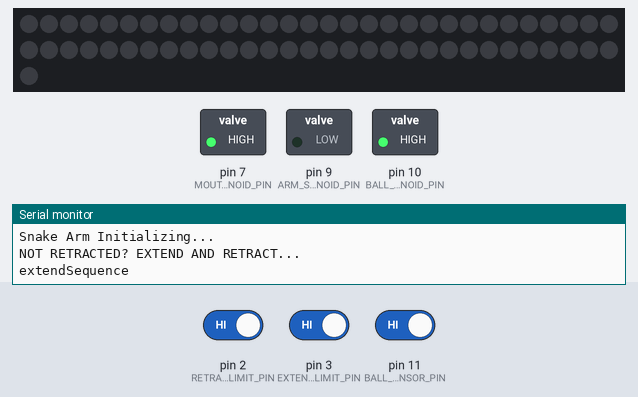
A sketch run on a simulated Arduino Nano, built with avr-gcc and run on an emulated ATmega328P. Parts: 61 RGB LEDs in strip order, left to right, continuing on the next row, switched loads named in the sketch (green lamp = pin HIGH), the last lines printed to the serial monitor. The inputs (shaded band) are chosen by the test bench; at power-on: pin 3 (EXTEND_LIMIT_PIN) HIGH, pin 2 (RETRACT_LIMIT_PIN) HIGH, pin 11 (BALL_SENSOR_PIN) HIGH.

Above: at 0.8 s.
0.9 s: pin 3 (EXTEND_LIMIT_PIN) driven LOW
At 2.4 s:
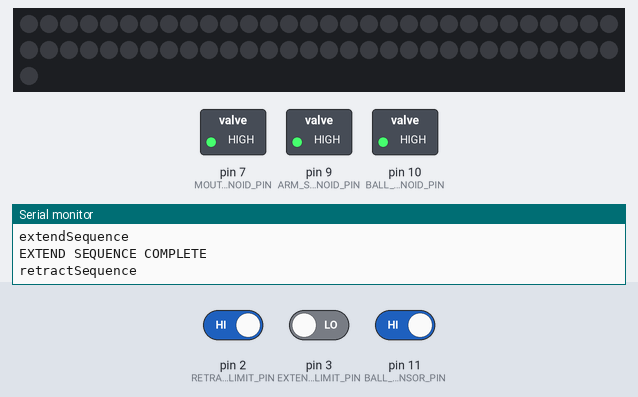
2.9 s: pin 2 (RETRACT_LIMIT_PIN) driven LOW
At 4.1 s:
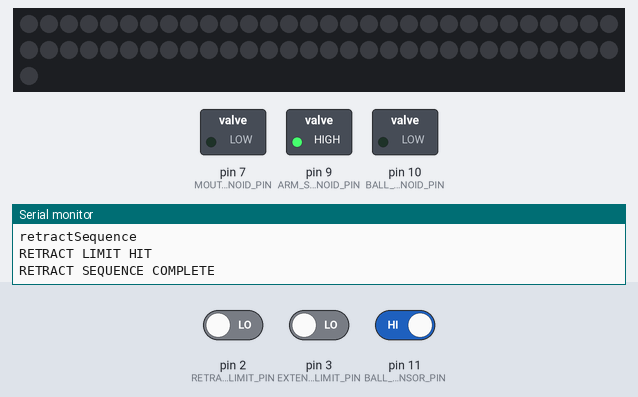
4.4 s: pin 11 (BALL_SENSOR_PIN) driven LOW
At 4.8 s:
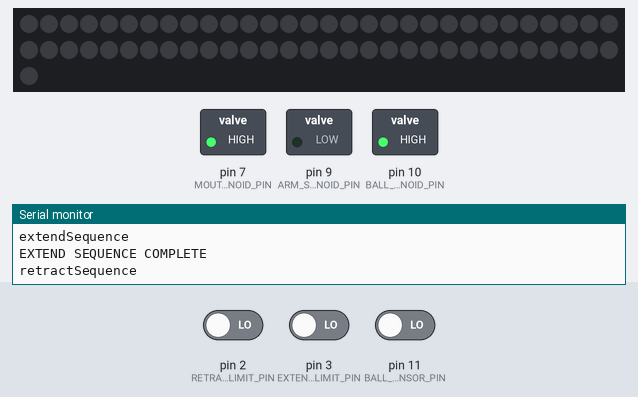
Timing chart, 0 to 7.4 s (numbered marks = the images above; inputs shaded):
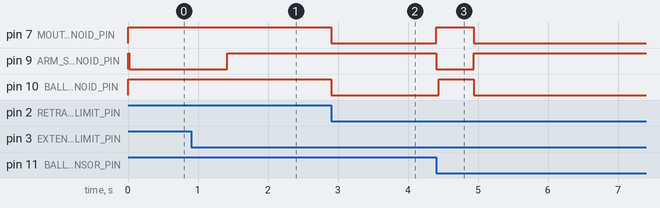

The sketch:

SnakeArm.ino
```cpp
// Snake Arm is built for an Arduino Nano
// If DEBUG is defined, Serial.println() is used to debug the program
//
// LED is an array of 61 WS2812B LEDs
// And effect is based on PRIDE2015 by Mark Kriegsman
// https://github.com/FastLED/FastLED
#define DEBUG

#include <Bounce2.h>
#include <FastLED.h>

#if FASTLED_VERSION < 3001000
#error "Requires FastLED 3.1 or later; check github for latest code."
#endif


// Pin Definitions
const int RETRACT_LIMIT_PIN = 2;     // Limit switch for retracted position
const int EXTEND_LIMIT_PIN = 3;      // Limit switch for extended position
const int BALL_SENSOR_PIN = 11;       // Ball detection sensor

const int MOUTH_SOLENOID_PIN = 7;     // Solenoid controlling mouth
const int ARM_SOLENOID_PIN = 9;       // Solenoid controlling arm movement
const int BALL_FLAP_SOLENOID_PIN = 10; // Solenoid controlling ball flap
#define DATA_PIN 6                     // LED data pin

// FastLED definitions
#define LED_TYPE    WS2812B
#define COLOR_ORDER GRB
#define NUM_LEDS    61
#define BRIGHTNESS  255

CRGB leds[NUM_LEDS];

// Create button instances for each input
Bounce2::Button retractLimit = Bounce2::Button();
Bounce2::Button extendLimit = Bounce2::Button();
Bounce2::Button ballSensor = Bounce2::Button();

// Timing constants (in milliseconds)
const unsigned long BALL_FLAP_DELAY = 500;  // Time for ball flap movement
const unsigned long MOUTH_DELAY = 500;      // Time for mouth movement
const unsigned long DEBOUNCE_INTERVAL = 5;  // Debounce interval in ms

void log(const char* message) {
  #ifdef DEBUG
    Serial.println(message);
  #endif
}

void debug_inputs() {
  while (true) {
    retractLimit.update();
    extendLimit.update();
    ballSensor.update();

    if (retractLimit.pressed()) {
      log("Retract Limit: pressed");
    }

    if (extendLimit.pressed()) {
      log("Extend Limit: pressed");
    }

    if (ballSensor.pressed()) {
      log("Ball Sensor: pressed");
    }
  }
}

void debug_outputs() {
  // Test ARM_SOLENOID
  Serial.println("Activating ARM_SOLENOID");
  digitalWrite(ARM_SOLENOID_PIN, LOW);    // Active
  delay(1000);
  digitalWrite(ARM_SOLENOID_PIN, HIGH);   // Inactive
  delay(1000);

  // Test MOUTH_SOLENOID
  Serial.println("Activating MOUTH_SOLENOID");
  digitalWrite(MOUTH_SOLENOID_PIN, LOW);  // Active
  delay(1000);
  digitalWrite(MOUTH_SOLENOID_PIN, HIGH); // Inactive
  delay(1000);

  // Test BALL_FLAP_SOLENOID
  Serial.println("Activating BALL_FLAP_SOLENOID");
  digitalWrite(BALL_FLAP_SOLENOID_PIN, LOW);  // Active
  delay(1000);
  digitalWrite(BALL_FLAP_SOLENOID_PIN, HIGH); // Inactive
  delay(1000);

  // TEST FASTLED
  log("TEST FASTLED");
  turnOnLEDs();
  // 1000 second loop
  unsigned long start_time = millis();
  while (millis() - start_time < 1000) {
    pride();
    FastLED.show();
  }
  turnOffLEDs();

  Serial.println("------- Cycle Complete -------\n");
}


// This function draws rainbows with an ever-changing,
// widely-varying set of parameters.
void pride()
{
  static uint16_t sPseudotime = 0;
  static uint16_t sLastMillis = 0;
  static uint16_t sHue16 = 0;

  uint8_t sat8 = beatsin88( 87, 220, 250);
  uint8_t brightdepth = beatsin88( 341, 96, 224);
  uint16_t brightnessthetainc16 = beatsin88( 203, (25 * 256), (40 * 256));
  uint8_t msmultiplier = beatsin88(147, 23, 60);

  uint16_t hue16 = sHue16;
  uint16_t hueinc16 = beatsin88(113, 1, 3000);

  uint16_t ms = millis();
  uint16_t deltams = ms - sLastMillis ;
  sLastMillis  = ms;
  sPseudotime += deltams * msmultiplier;
  sHue16 += deltams * beatsin88( 400, 5,9);
  uint16_t brightnesstheta16 = sPseudotime;

  for( uint16_t i = 0 ; i < NUM_LEDS; i++) {
    hue16 += hueinc16;
    uint8_t hue8 = hue16 / 256;

    brightnesstheta16  += brightnessthetainc16;
    uint16_t b16 = sin16( brightnesstheta16  ) + 32768;

    uint16_t bri16 = (uint32_t)((uint32_t)b16 * (uint32_t)b16) / 65536;
    uint8_t bri8 = (uint32_t)(((uint32_t)bri16) * brightdepth) / 65536;
    bri8 += (255 - brightdepth);

    CRGB newcolor = CHSV( hue8, sat8, bri8);

    uint16_t pixelnumber = i;
    pixelnumber = (NUM_LEDS-1) - pixelnumber;

    nblend( leds[pixelnumber], newcolor, 64);
  }
}

void turnOnLEDs() {
  FastLED.setBrightness(BRIGHTNESS);
}

void turnOffLEDs() {
  FastLED.setBrightness(0);
  FastLED.show();
}

void extendSequence() {
  log("extendSequence");

  // 1. Retract mouth
  digitalWrite(MOUTH_SOLENOID_PIN, HIGH);  // HIGH to retract

  // 2. Turn on LEDs
  turnOnLEDs();

  // 3. Extend arm
  digitalWrite(ARM_SOLENOID_PIN, LOW);     // LOW to extend

  // 4. Wait for extend to complete
  while(!extendLimit.isPressed()) {
    extendLimit.update();
    // Always run pride() when extending
    pride();
    FastLED.show();
  }

  log("EXTEND SEQUENCE COMPLETE");
}

void retractSequence() {
  log("retractSequence");

  // 5. Turn off LEDs
  turnOffLEDs();

  // 6. Retract ball flap
  digitalWrite(BALL_FLAP_SOLENOID_PIN, HIGH);  // HIGH to retract
  delay(BALL_FLAP_DELAY);

  // 7. Retract arm
  digitalWrite(ARM_SOLENOID_PIN, HIGH);        // HIGH to retract

  // 8. Wait for retract to complete
  while(!retractLimit.isPressed()) {
    retractLimit.update();
  }

  log("RETRACT LIMIT HIT");

  // 9. Extend ball flap
  digitalWrite(BALL_FLAP_SOLENOID_PIN, LOW);   // LOW to extend

  // 10. Open mouth
  digitalWrite(MOUTH_SOLENOID_PIN, LOW);       // LOW to extend/open
  if (BALL_FLAP_DELAY > MOUTH_DELAY) {
    delay(BALL_FLAP_DELAY);
  } else {
    delay(MOUTH_DELAY);
  }

  log("RETRACT SEQUENCE COMPLETE");
}

void setup() {
  #ifdef DEBUG
    Serial.begin(9600);
  #endif
  log("Snake Arm Initializing...");

  // Configure input pins with debouncing
  retractLimit.attach(RETRACT_LIMIT_PIN, INPUT_PULLUP);
  retractLimit.interval(DEBOUNCE_INTERVAL);
  retractLimit.setPressedState(LOW);  // Switch closes to ground

  extendLimit.attach(EXTEND_LIMIT_PIN, INPUT_PULLUP);
  extendLimit.interval(DEBOUNCE_INTERVAL);
  extendLimit.setPressedState(LOW);  // Switch closes to ground

  ballSensor.attach(BALL_SENSOR_PIN, INPUT_PULLUP);
  ballSensor.interval(DEBOUNCE_INTERVAL);
  ballSensor.setPressedState(LOW);  // Sensor triggers LOW

  // Configure output pins
  pinMode(MOUTH_SOLENOID_PIN, OUTPUT);
  pinMode(ARM_SOLENOID_PIN, OUTPUT);
  pinMode(BALL_FLAP_SOLENOID_PIN, OUTPUT);

  // Set initial states - all retracted
  digitalWrite(ARM_SOLENOID_PIN, HIGH);         // HIGH to retract
  digitalWrite(BALL_FLAP_SOLENOID_PIN, HIGH);   // HIGH to retract
  digitalWrite(MOUTH_SOLENOID_PIN, HIGH);       // HIGH to retract

  // Configure FastLED
  FastLED.addLeds<LED_TYPE, DATA_PIN, COLOR_ORDER>(leds, NUM_LEDS)
    .setCorrection(TypicalLEDStrip)
    .setDither(BRIGHTNESS < 255);
  turnOffLEDs();

  // Update button states
  retractLimit.update();
  extendLimit.update();
  ballSensor.update();
  delay(DEBOUNCE_INTERVAL + 1);
  retractLimit.update();
  extendLimit.update();
  ballSensor.update();

  // #ifdef DEBUG
  //   log("DEBUG LOOP");
  //   while (true) {
  //     debug_inputs();
  //   }
  // #endif

  // Initial startup sequence
  if (!retractLimit.isPressed()) {
    log("NOT RETRACTED? EXTEND AND RETRACT...");

    extendSequence();
    retractSequence();
  }
  else {
    log("Arm already retracted, resetting state...");

    // 1. Turn off LEDs
    turnOffLEDs();

    // 2. Retract arm
    digitalWrite(ARM_SOLENOID_PIN, HIGH);       // HIGH to retract

    // 3. Extend ball flap
    digitalWrite(BALL_FLAP_SOLENOID_PIN, LOW);  // LOW to extend

    // 4. extend mouth
    digitalWrite(MOUTH_SOLENOID_PIN, LOW);      // LOW to extend/open
    delay(MOUTH_DELAY);
  }
}

void loop() {
  // Update all button states
  retractLimit.update();
  extendLimit.update();
  ballSensor.update();

  // Wait for ball detection
  if (ballSensor.pressed()) {
    log("Ball detected, starting sequence...");

    extendSequence();
    retractSequence();

    log("Sequence complete");
  }
}
```

Measured:
- after the input at 0.9 s, pin 9 (ARM_SOLENOID_PIN): LOW → HIGH after 0.52 s
- after the input at 2.9 s, pin 7 (MOUTH_SOLENOID_PIN), pin 10 (BALL_FLAP_SOLENOID_PIN): HIGH → LOW at once
- after the input at 4.4 s, pin 7 (MOUTH_SOLENOID_PIN): LOW → HIGH at once, → LOW 0.53 s later; pin 9 (ARM_SOLENOID_PIN): HIGH → LOW at once, → HIGH 0.53 s later; pin 10 (BALL_FLAP_SOLENOID_PIN): LOW → HIGH at once, → LOW 0.50 s later
